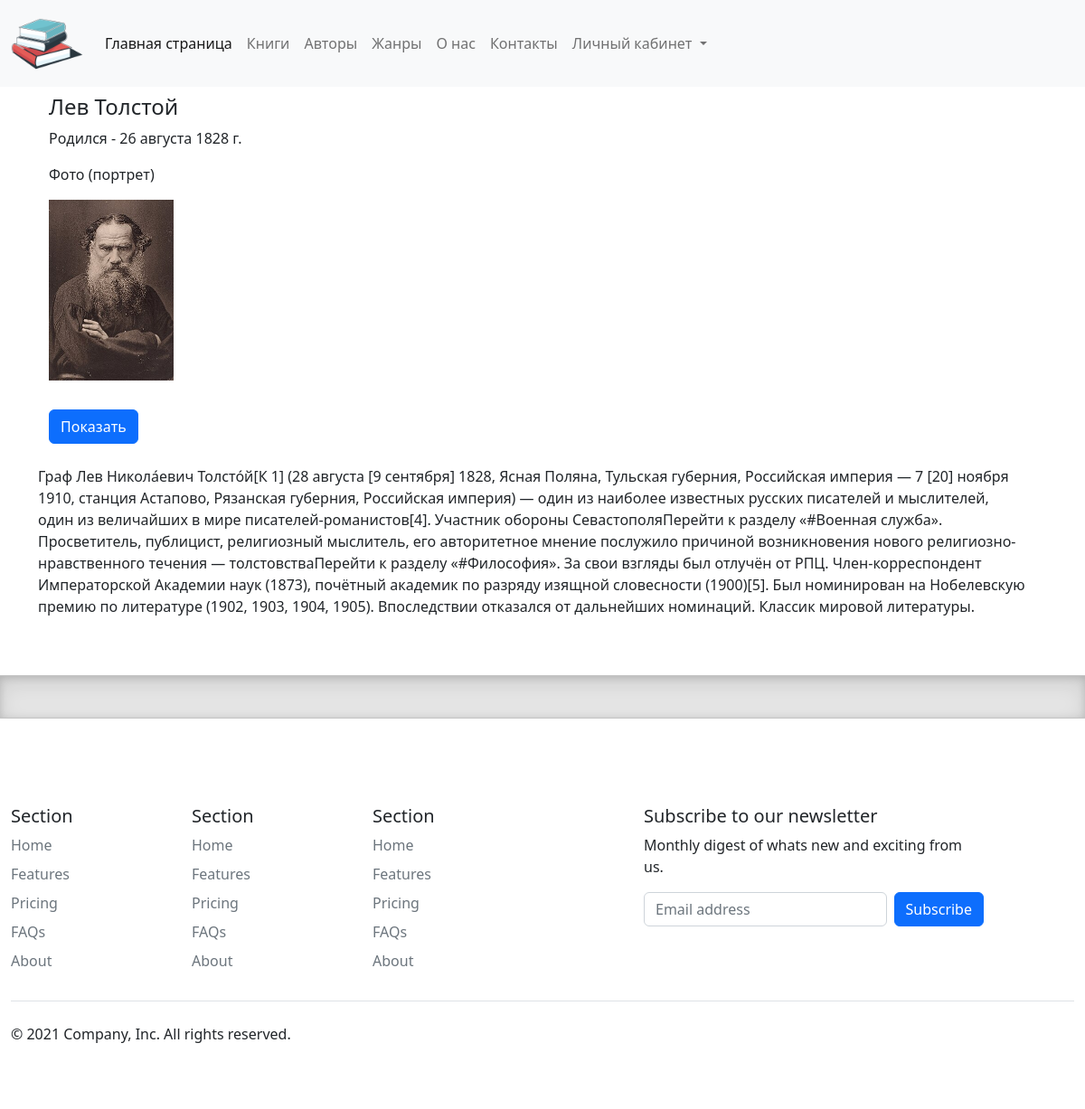
The page /author/1/ (signed in) on the database its author committed.
### catalog/models.py (models this page shows, shortened)
class Author(models.Model):
    first_name = models.CharField(max_length=100, help_text="Введите имя автора", verbose_name="Имя автора")
    last_name = models.CharField(max_length=100, help_text="Введите фамилию автора", verbose_name="Фамилия автора")
    date_of_birth = models.DateField(help_text="Введите дату рождения", verbose_name="Дата рождения", null=True, blank=True)
    about = models.TextField(help_text="Введите сведения об авторе", verbose_name="Сведения об авторе")
    photo = models.ImageField(upload_to="images", help_text="Загрузите фото автора", verbose_name="Фото автора", null=True, blank=True)

### catalog/views.py (the view)
# urls.py: path('author/<int:pk>/', views.AuthorDetailView.as_view(), name='author-detail'),
class AuthorDetailView(LoginRequiredMixin, DetailView):
    raise_exception = True
    model = Author

### templates/catalog/author_detail.html
{% extends "catalog/base.html" %}
{% block content %}
<div class="container text-start">
    <div class="row my-2">
        <h4>{{ object.first_name }} {{ author.last_name }}</h4>
        <p>Родился - {{ author.date_of_birth }}</p>
        <p>Фото (портрет)</p>
        <p><img src="{{ author.photo.url }}" alt="coпnect" style="max-height:200px"></p>
        <div class="row my-2">
            <div class="col-2 my-2">
                <a href="{{ author.photo.url }}" class="btn btn-primary" target="_blank"> Показать</a>
            </div>
        </div>
        <div class="row my-2">
            {{ author.about }}
        </div>
    </div>
</div>
{% endblock %}

### rows shown on the page
Author: first_name "Лев", last_name "Толстой", date_of_birth "26 августа 1828 г.", photo (picture), about "Граф Лев Никола́евич Толсто́й[К 1] (28 августа [9 сентября] 1828, Ясная Поляна, Тульская губерния, Российская империя — 7 [20] ноября 1910, станция Астапово, Рязанская губерния, Российская империя) — один из наиболее известных русских писателей и мыслителей, один из величайших в мире писателей-романистов[4]. Участник обороны СевастополяПерейти к разделу «#Военная служба». Просветитель, публицист, религиозный мыслитель, его авторитетное мнение послужило причиной возникновения нового религиозно-нравственного течения — толстовстваПерейти к разделу «#Философия». За свои взгляды был отлучён от РПЦ. Член-корреспондент Императорской Академии наук (1873), почётный академик по разряду изящной…"
